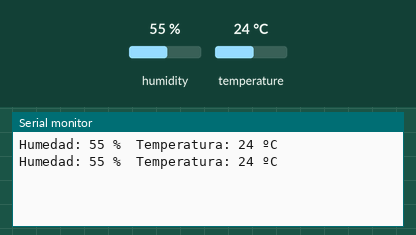
This sketch was run on a simulated Arduino Uno, built with avr-gcc and run on an emulated ATmega328P. Parts: the last lines printed to the serial monitor. The inputs (shaded band) are chosen by the test bench; at power-on: humidity 55 %, temperature 24 °C.

Above: at 3.8 s.
3.9 s: humidity set to 22 %
At 7.1 s:
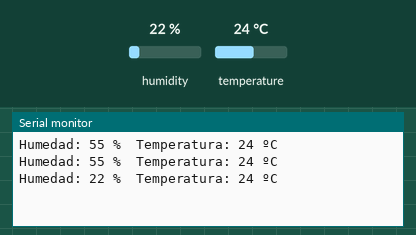
7.8 s: temperature set to 12 °C
At 10.2 s:
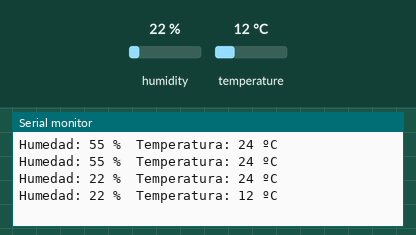
11.7 s: humidity set to 40 %
At 13.3 s:
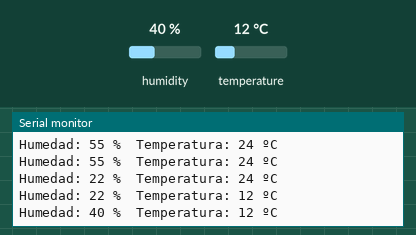
Timing chart, 0 to 14.8 s (numbered marks = the images above; inputs shaded):
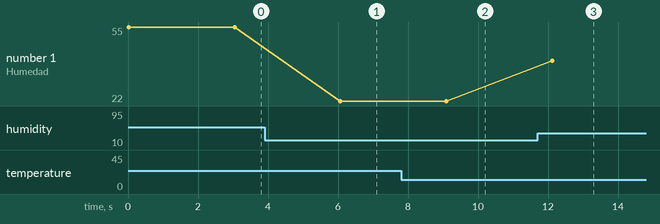

Measured:
- after the input at 3.9 s, the serial monitor: prints a new line after 2.2 s (image 1)
- after the input at 7.8 s, the serial monitor: prints a new line after 1.3 s (image 2)
- after the input at 11.7 s, the serial monitor: prints a new line after 0.42 s (image 3)
- plotted number 1: 55 → 22 after the input at 3.9 s, 22 → 40 after the input at 11.7 s

The sketch:

humedad_temperatura.ino
```cpp
/*
 Ejemplo de sketch para los sensores DHT.
 Written by ladyada, public domain.
*/

#include "DHT.h" //Incluimos la libreria que acabamos de instalar.

#define DHTPIN 2     // Definimos el pin digital 2 como de entrada.
#define DHTTYPE DHT11   // Establecemos el sensor de tipo DHT 11.


DHT dht(DHTPIN, DHTTYPE); //Creamos el objeto dht.

void setup() {
  Serial.begin(9600);

  //Inicializamos la libreria.
  dht.begin();
}

void loop() {
  //Llamamos a los metodos de lectura y almacenamos el valor en su
  //correspondiente variable.
  int h = dht.readHumidity();
  int t = dht.readTemperature();

  // Si los resultados son NaN (not a number), algo va mal.
  if (isnan(t) || isnan(h)) {
    Serial.println("Fallo de lectura del DHT");
  } else {
    //De lo contrario, imprimimos el valor por el puerto serie.
    Serial.print("Humedad: ");
    Serial.print(h);
    Serial.print(" %\t");
    Serial.print("Temperatura: ");
    Serial.print(t);
    Serial.println(" ºC");
    delay(3000); //Hacemos una pausa de 3 segs. entre cada lectura.
                //Se trata de un sensor lento. No bajar de este valor.
  }
}
```
